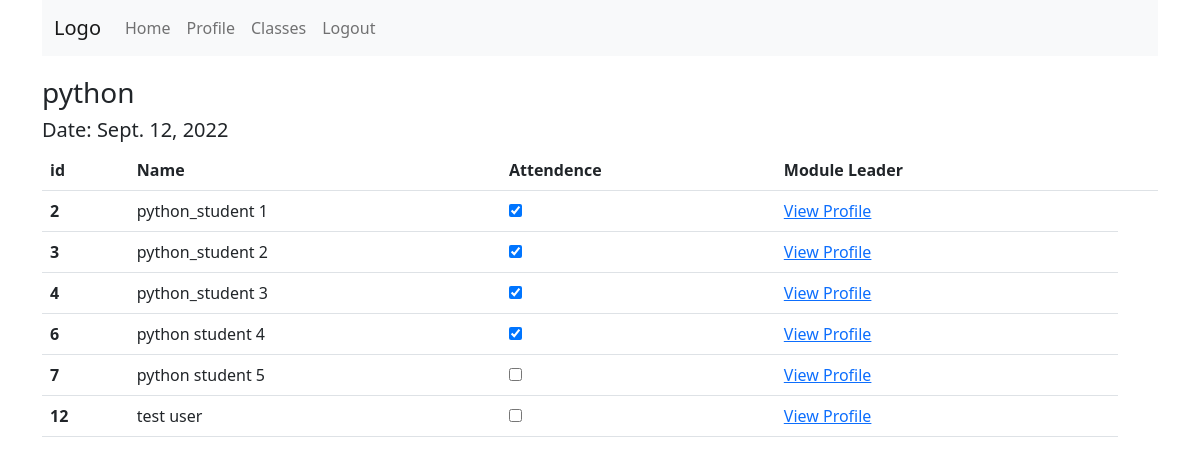
The app's page /attendence/1 (signed in) with its own data.
### module/models.py (models this page shows, shortened)
class Class(models.Model):
    name = models.CharField(max_length=100)
    teacher = models.ForeignKey(User, null=True, on_delete=models.SET_NULL, related_name="teacher")
    students = models.ManyToManyField(User, related_name="students")
    created = models.DateField(auto_now_add=True)
    schedule = models.TimeField()

class classAttendence(models.Model):
    module = models.ForeignKey(Class, on_delete=models.SET_NULL, null=True)
    date = models.DateField(auto_now_add=True)

class Attendence(models.Model):
    classAttendance = models.ForeignKey(classAttendence, on_delete=models.CASCADE, null=True)
    status = models.BooleanField(default=False)
    student = models.ForeignKey(User, related_name="student", null=True ,on_delete=models.CASCADE)
    module = models.ForeignKey(Class, related_name="module", on_delete=models.CASCADE, null=True)
    created = models.DateField(auto_now_add=True)

### module/views.py (the view, shortened to what this page needs)
# urls.py: path('attendence/<int:pk>', attendence, name='attendence'),
@login_required(login_url='login')
def attendence(request, pk):
    today = datetime.date.today()
    class_obj = Class.objects.get(id=pk)
    today_class_attendence, created = classAttendence.objects.get_or_create(date__year=today.year, date__month=today.month, date__day=today.day, module=class_obj)
    if created:
        students = class_obj.students.all()
        for student in students:
            attendence = Attendence.objects.create(classAttendance=today_class_attendence,
                                                    student=student,
                                                    module=class_obj)
    student_list = today_class_attendence.attendence_set.all()
    context = {
        'class': class_obj,
        'class_attendence_detail': today_class_attendence,
        'student_list': student_list,
    }
    return render(request, 'class/attendence.html', context)

### module/templates/class/attendence.html (shortened to what this page needs)
{% extends 'main/main.html' %}
{% block content %}
    <div class="container">
    <h1 style="text-align: left; font-size: 28px; margin-top: 20px; color:#212529">{{class.name}}</h1>
    <h5>Date: {{class_attendence_detail.date}}</h5>
    <table class="table">
        <thead>
            <tr>
            <th scope="col">id</th>
            <th scope="col">Name</th>
            <th scope="col">Attendence</th>
            <th scope="col">Module Leader</th>
            <th scope="col"> </th>
            </tr>
        </thead>
        <tbody>
            {% for student in student_list %}
            <tr >
                <th scope="row">{{student.student.id}}</th>
                <td>{{student.student.first_name}} {{student.student.last_name}}</td>
                <td>
                    {% if student.status %}
                        <input type="checkbox" onclick=makePresent(this) data-studentId="{{student.student.id}}" data-classId="{{class.id}}" checked>
                    {% else %}
                        <input type="checkbox" onclick=makePresent(this) data-studentId="{{student.id}}" data-classId="{{class.id}}">
                    {% endif %}
                </td>
                <td><a href="">View Profile</a></td>
            </tr>
            {% endfor %}
        </tbody>
    </table>
</div>
{% endblock %}

### templates/main/main.html (shortened to what this page needs)
{% load static %}
<!DOCTYPE html>
<html lang="en">
<head>
    <link href="https://cdn.jsdelivr.net/npm/bootstrap@5.2.0/dist/css/bootstrap.min.css" rel="stylesheet">
    <link rel="stylesheet" href="{% static '/css/style.css' %}">
</head>
<body>
    {% include 'main/navbar.html' %}
    {% block content %}
    {% endblock %}
</body>
</html>

### templates/main/navbar.html (shortened to what this page needs)
<div class="container">
    <nav class="navbar navbar-expand-lg bg-light">
        <div class="container-fluid">
            <a class="navbar-brand" href="#">Logo</a>
            <div class="collapse navbar-collapse" id="navbarNav">
                <ul class="navbar-nav">
                    <li class="nav-item">
                        <a class="nav-link" aria-current="page" href="{% url 'home' %}">Home</a>
                    </li>
                    {% if request.user.is_authenticated %}
                        <li class="nav-item">
                            <a class="nav-link" href="{% url 'profile' %}">Profile</a>
                        </li>
                        {% if request.user.is_superuser == False %}
                        <li class="nav-item">
                            <a class="nav-link" href="{% url 'classes' request.user.id %}">Classes</a>
                        </li>
                        {% endif %}
                        <li class="nav-item">
                            <a class="nav-link" href="{% url 'logout' %}">Logout</a>
                         </li>
                    {% else %}
                        <li class="nav-item">
                            <a class="nav-link" aria-current="page" href="{% url 'login' %}">Login</a>
                        </li>
                    {% endif %}
                </ul>
            </div>
        </div>
    </nav>
</div>

### records on screen
Class: name "python"
classAttendence: date "Sept. 12, 2022"
Attendence: student.id "2", student.first_name "python_student", student.last_name "1"
Attendence: student.id "3", student.first_name "python_student", student.last_name "2"
Attendence: student.id "4", student.first_name "python_student", student.last_name "3"
Attendence: student.id "6", student.first_name "python student", student.last_name "4"
Attendence: student.id "7", student.first_name "python student", student.last_name "5"
Attendence: student.id "12", student.first_name "test", student.last_name "user"
